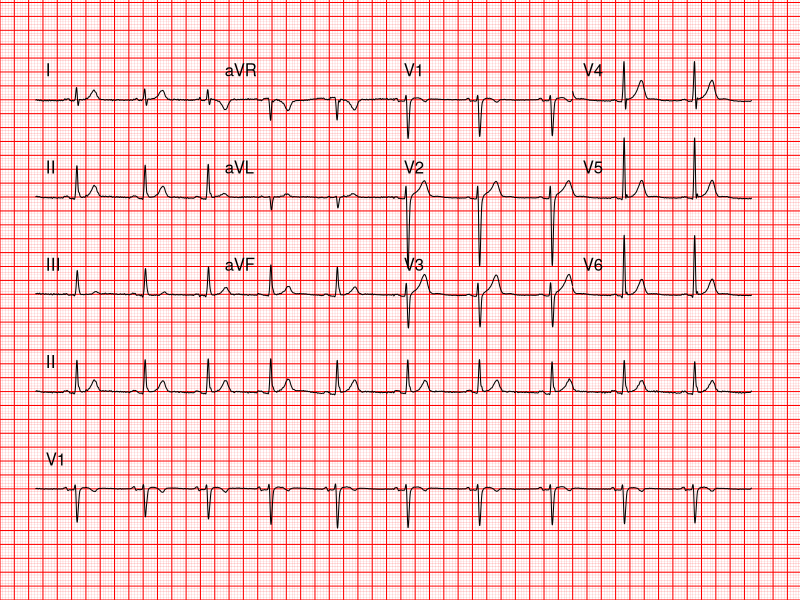

This chart was generated by the following R code:
#!/usr/bin/Rscript

# Electrode configuration:
# BIAS OUT: RL (green) - is connected to the Right Leg.
# IN1P: RA (white) - Right Arm.
# IN2P: LA (black) - Left Arm.
# IN3P: V1 (brown) - fourth intercostal, right strernal border.
# IN4P: V2 (yellow) - fourth intercostal, left sternal border.
# IN5P: V3 (green) - equal distance between V2 and V4.
# IN6P: V4 (blue) - fifth intercostal, left mid clavicular line.
# IN7P: V5 (orange) - anterior axillary line, same level with V4.
# IN8P: V6 (purple) - mid axillary line, same level with V4 and V5.
# IN1N .. IN8N: LL (red) - Left Leg (All negative inputs are tied together).

electrodes <- read.csv("ecg-electrodes.csv",
    col.names=c("magic","leadoffP","leadoffN","GPIO1","GPIO2","GPIO3","GPIO4",
                "RA","LA","V1","V2","V3","V4","V5","V6"));

# num samples
N <- length(electrodes$RA);

electrodes = data.frame(electrodes, LL=1:N * 0);

I <- electrodes$LA - electrodes$RA
II <- electrodes$LL - electrodes$RA
III <- electrodes$LL - electrodes$LA
aVR <- electrodes$RA - (electrodes$LA + electrodes$LL)/2
aVL <- electrodes$LA - (electrodes$RA + electrodes$LL)/2
aVF <- electrodes$LL - (electrodes$RA + electrodes$LA)/2
V1 <- electrodes$V1 - (electrodes$LA + electrodes$RA + electrodes$LL)/3
V2 <- electrodes$V2 - (electrodes$LA + electrodes$RA + electrodes$LL)/3
V3 <- electrodes$V3 - (electrodes$LA + electrodes$RA + electrodes$LL)/3
V4 <- electrodes$V4 - (electrodes$LA + electrodes$RA + electrodes$LL)/3
V5 <- electrodes$V5 - (electrodes$LA + electrodes$RA + electrodes$LL)/3
V6 <- electrodes$V6 - (electrodes$LA + electrodes$RA + electrodes$LL)/3

unfiltered_leads <- data.frame(I, II, III, aVR, aVL, aVF, V1, V2, V3, V4, V5, V6);

# sample rate (samples per second)
rate <- 500

# times
t <- (0:(N - 1)) / rate;


#
# filter the leads with a bandpass filter from 0.1 Hz to 40 Hz
#

# filter setup
highPass <- 0.4; # Hz
highPassWidth <- 0.1; # Hz
lowPass <- 40; # Hz
lowPassWidth <- 4; # Hz
notch <- 60
notch_width <- 2
# possible/valid fft frequencies
f <- (0:(N - 1)) / N * rate;
# windowing function (just the product of two sigmoid functions)
win <- function(freq) {
    1 / (1 + exp(-(freq - highPass) / highPassWidth)) * # high pass
    1 / (1 + exp((freq - lowPass) / lowPassWidth)) * # low pass
    (1 - exp(-(((freq-notch)/notch_width)^2))) # notch
};

# apply the filter to each lead in turn
filtered_leads = unfiltered_leads
for (i in 1:dim(unfiltered_leads)[2]) {
    fft_unfiltered_lead = fft(unfiltered_leads[,i])
    fft_filtered_lead <- fft_unfiltered_lead * (win(f) + win(f[length(f)] - f));
    filtered_leads[,i] = Re(fft(fft_filtered_lead, inverse=TRUE) / N)
}

# plot the raw data
if (FALSE) {
    X11()
    par(mfcol=c(8,1),cex=0.1)
    for (i in (-8:-1 + dim(electrodes)[2])) {
        plot(t, electrodes[,i], type="l", lwd=2, xlim=c(1,11), ylim=c(-1./3, 1./3))
    }
}

# plot the processed data
if (FALSE) {
    X11()
    par(mfcol=c(6,2),cex=0.1)
    for (i in 1:dim(unfiltered_leads)[2]) {
        plot(t, filtered_leads[,i], type="l", lwd=2, xlim=c(8,11), ylim=c(-4e-3,4e-3))
    }
}

# plot the data on the standard grid
if (TRUE) {
    paper_speed_m_p_s <- 0.025
    gain_m_p_V <- 10.

    width_in <- 11
    height_in <- 8.5
    m_p_in <- 25.4e-3
    width_m <- width_in * m_p_in
    height_m <- height_in * m_p_in
    width_s <- width_m/paper_speed_m_p_s
    height_V <- height_m/gain_m_p_V

    rows = 3
    cols = 4

    offset_x_s <- 0.5
    offset_y_V <- 4e-3
    length_x_s <- 10.
    step_x_s <- length_x_s / cols
    step_y_V <- 3.5e-3
    step_x_samples <- step_x_s * rate
    start_time_samples <- step_x_samples * 2
    offset_label_V = 1e-3

    grid_size_x_s = 40e-3
    grid_size_y_V = 0.1e-3
    thick_line_every_n = 5
    thin_lwd=0.1
    thick_lwd=1

    pdf("ecg.pdf", width=width_in, height=height_in)
    plot.new()
    par(mar=c(0,0,0,0))
    plot.window(xlim=c(0,width_s), ylim=c(0, height_m/gain_m_p_V),
                xaxs="i", yaxs="i" # use the exact plot range specified
                )

    # draw the grid
    for (i in 0:floor(width_s / grid_size_x_s)) {
        abline(v=i * grid_size_x_s,
               lwd=(if (i %% thick_line_every_n == 0) thick_lwd else thin_lwd),
               col="red")
    }
    for (i in 0:floor(height_V / grid_size_y_V)) {
        abline(h=i * grid_size_y_V,
               lwd=(if (i %% thick_line_every_n == 0) thick_lwd else thin_lwd),
               col="red")
    }

    center_median <- function (x) { x - median(x) }

    plot_trace <- function (lead, samples, row, col) {
        zero_x <- step_x_s * (col - 1) + offset_x_s
        zero_y <- step_y_V * (row - 1) + offset_y_V
        lines(t[samples]  - t[samples[1]] + zero_x,
             center_median(filtered_leads[samples, lead]) + zero_y
             )
        text(zero_x,
             zero_y + offset_label_V,
             colnames(unfiltered_leads)[lead],
             pos=4)
    }

    #plot the main traces
    for (j in 0:(cols-1)) {
        for (i in 0:(rows-1)) {
            samples = 1:step_x_samples + step_x_samples * j + start_time_samples
            lead = 1 + i + j*rows
            plot_trace(lead, samples, 5-i, j+1)
        }
    }

    #plot the rhythm strips
    rhythm_leads <- c(2,7)
    samples = 1:(step_x_samples * cols) + start_time_samples
    for (i in 1:length(rhythm_leads)) {
        plot_trace(rhythm_leads[i], samples, 3-i, 1)
    }

    dev.off()
}

